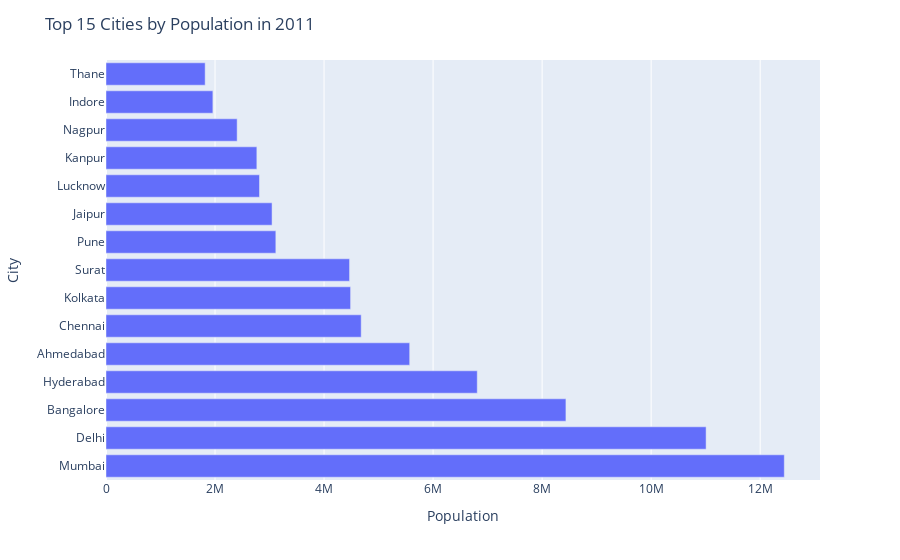

The notebook cell this image was saved under:
### Code cell
import plotly.express as px

# Create an interactive bar chart with Plotly
fig = px.bar(top_15_cities_2011, x='Population in Year (2011)', y='City', orientation='h')
fig.update_layout(title='Top 15 Cities by Population in 2011', xaxis_title='Population', yaxis_title='City')
fig.show()

### Figure 1 — Plotly figure (JSON) as saved in the notebook; plotly's stock layout.template omitted (floating-point values rounded to 4 significant figures)
{"data": [{"alignmentgroup": "True", "hovertemplate": "Population in Year (2011)=%{x}<br>City=%{y}<extra></extra>", "legendgroup": "", "marker": {"color": "#636efa", "pattern": {"shape": ""}}, "name": "", "offsetgroup": "", "orientation": "h", "showlegend": false, "textposition": "auto", "type": "bar", "x": [12442373, 11007835, 8436675, 6809970, 5570585, 4681087, 4486679, 4467797, 3115431, 3046163, 2815601, 2767031, 2405665, 1960631, 1818872], "xaxis": "x", "y": ["Mumbai", "Delhi", "Bangalore", "Hyderabad", "Ahmedabad", "Chennai", "Kolkata", "Surat", "Pune", "Jaipur", "Lucknow", "Kanpur", "Nagpur", "Indore", "Thane"], "yaxis": "y"}], "layout": {"barmode": "relative", "legend": {"tracegroupgap": 0}, "margin": {"t": 60}, "title": {"text": "Top 15 Cities by Population in 2011"}, "xaxis": {"anchor": "y", "domain": [0, 1], "title": {"text": "Population"}}, "yaxis": {"anchor": "x", "domain": [0, 1], "title": {"text": "City"}}}}
